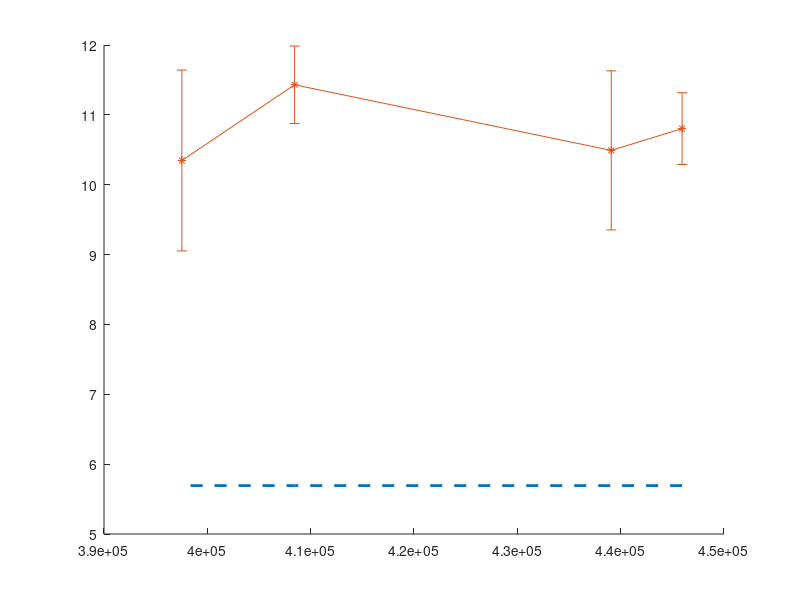

MATLAB code to generate this figure: (Note: this script raises an error after producing the figure.)
PSNRs = zeros(5, 4, 3); % index_PSNRs, index_quant_factors, index_SNRs

PSNRs(:,:,1) = [
   10.8744   11.6493   11.1243   12.1010
    9.8581    9.9740   12.4163   10.7619
   11.2221    9.4287   11.5549   11.1304
   10.7612    9.3508   10.7732    9.1524
   11.2992   12.0543   11.2832    8.5878
];
PSNRs(:,:,2) = [
   32.5862   23.2056   13.9392   16.2974
   18.8247   18.1569   24.9977   17.0479
   18.9152   19.2555   15.2615   15.0962
   14.7965   24.1853   24.9921   22.8802
   18.9298   29.6377   20.8803   17.9144
];
PSNRs(:,:,3) = [
   32.8180   29.6748   25.0015   22.9348
   32.8180   29.6748   25.0015   22.9348
   32.8180   29.6748   25.0015   22.9348
   32.8180   29.6748   25.0015   22.9348
   32.8180   29.6748   25.0015   22.9348
];

PSNR_MIN = [5.6929    5.6929    5.6929    5.6929];
PSNR_MAX = [32.8180   29.6748   25.0015   22.9348];
SNRs = [-Inf -3, -2, 5 +Inf];
lengths = [148648, 146363, 136148, 132511];
figure; 
hold on;
plot(lengths * 3, PSNR_MIN, '--', 'Linewidth', 2)
for i = 1:3
    errorbar(lengths * 3, mean(PSNRs(:, :, i), 1), std(PSNRs(:, :, i), 1), '*-', 'LineWidth', 2)
end
plot(lengths * 3, PSNR_MAX, '--', 'LineWidth', 2)
legend('SNR = ' + string(SNRs), 'location', 'northwest')
xlabel('bit stream/bit')
ylabel('PSNR/dB')
title('R-P Graph（1/3效率卷积码，H.261 量化，量化参数分别取 100/50/10/5）')
hold off;
grid on;

imwrite(frame2im(getframe(gcf)), "实验记录(数据+图像)\信源信道联合编码\13卷积码.png")
